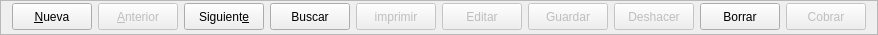
        <widget class="QFrame" name="frame_3">
         <property name="minimumSize">
          <size>
           <width>0</width>
           <height>35</height>
          </size>
         </property>
         <property name="maximumSize">
          <size>
           <width>16777215</width>
           <height>35</height>
          </size>
         </property>
         <property name="frameShape">
          <enum>QFrame::StyledPanel</enum>
         </property>
         <property name="frameShadow">
          <enum>QFrame::Raised</enum>
         </property>
         <layout class="QHBoxLayout" name="horizontalLayout">
          <property name="topMargin">
           <number>2</number>
          </property>
          <item>
           <widget class="QPushButton" name="btnAnadir">
            <property name="minimumSize">
             <size>
              <width>0</width>
              <height>27</height>
             </size>
            </property>
            <property name="text">
             <string>&amp;Nueva</string>
            </property>
            <property name="icon">
             <iconset resource="../maya.qrc">
              <normaloff>:/Icons/PNG/add.png</normaloff>:/Icons/PNG/add.png</iconset>
            </property>
            <property name="iconSize">
             <size>
              <width>24</width>
              <height>24</height>
             </size>
            </property>
           </widget>
          </item>
          <item>
           <widget class="QPushButton" name="btnAnterior">
            <property name="enabled">
             <bool>false</bool>
            </property>
            <property name="minimumSize">
             <size>
              <width>0</width>
              <height>27</height>
             </size>
            </property>
            <property name="text">
             <string>&amp;Anterior</string>
            </property>
            <property name="icon">
             <iconset resource="../maya.qrc">
              <normaloff>:/Icons/PNG/Previous.png</normaloff>:/Icons/PNG/Previous.png</iconset>
            </property>
            <property name="iconSize">
             <size>
              <width>24</width>
              <height>24</height>
             </size>
            </property>
           </widget>
          </item>
          <item>
           <widget class="QPushButton" name="btnSiguiente">
            <property name="minimumSize">
             <size>
              <width>0</width>
              <height>27</height>
             </size>
            </property>
            <property name="text">
             <string>Siguient&amp;e</string>
            </property>
            <property name="icon">
             <iconset resource="../maya.qrc">
              <normaloff>:/Icons/PNG/Next.png</normaloff>:/Icons/PNG/Next.png</iconset>
            </property>
            <property name="iconSize">
             <size>
              <width>24</width>
              <height>24</height>
             </size>
            </property>
           </widget>
          </item>
          <item>
           <widget class="QPushButton" name="btnBuscar">
            <property name="minimumSize">
             <size>
              <width>0</width>
              <height>27</height>
             </size>
            </property>
            <property name="text">
             <string>Buscar</string>
            </property>
            <property name="icon">
             <iconset resource="../maya.qrc">
              <normaloff>:/Icons/PNG/search.png</normaloff>:/Icons/PNG/search.png</iconset>
            </property>
            <property name="iconSize">
             <size>
              <width>24</width>
              <height>24</height>
             </size>
            </property>
           </widget>
          </item>
          <item>
           <widget class="QPushButton" name="btnImprimir">
            <property name="enabled">
             <bool>false</bool>
            </property>
            <property name="minimumSize">
             <size>
              <width>0</width>
              <height>27</height>
             </size>
            </property>
            <property name="text">
             <string>imprimir</string>
            </property>
            <property name="icon">
             <iconset resource="../maya.qrc">
              <normaloff>:/Icons/PNG/Print.png</normaloff>:/Icons/PNG/Print.png</iconset>
            </property>
            <property name="iconSize">
             <size>
              <width>24</width>
              <height>24</height>
             </size>
            </property>
           </widget>
          </item>
          <item>
           <widget class="QPushButton" name="btnEditar">
            <property name="enabled">
             <bool>false</bool>
            </property>
            <property name="minimumSize">
             <size>
              <width>0</width>
              <height>27</height>
             </size>
            </property>
            <property name="text">
             <string>Editar</string>
            </property>
            <property name="icon">
             <iconset resource="../maya.qrc">
              <normaloff>:/Icons/PNG/Save.png</normaloff>:/Icons/PNG/Save.png</iconset>
            </property>
            <property name="iconSize">
             <size>
              <width>24</width>
              <height>24</height>
             </size>
            </property>
            <property name="shortcut">
             <string>Ctrl+S</string>
            </property>
           </widget>
          </item>
          <item>
           <widget class="QPushButton" name="btnGuardar">
            <property name="enabled">
             <bool>false</bool>
            </property>
            <property name="minimumSize">
             <size>
              <width>0</width>
              <height>27</height>
             </size>
            </property>
            <property name="text">
             <string>Guardar</string>
            </property>
            <property name="icon">
             <iconset resource="../maya.qrc">
              <normaloff>:/Icons/PNG/Save.png</normaloff>:/Icons/PNG/Save.png</iconset>
            </property>
            <property name="iconSize">
             <size>
              <width>24</width>
              <height>24</height>
             </size>
            </property>
           </widget>
          </item>
          <item>
           <widget class="QPushButton" name="btndeshacer">
            <property name="enabled">
             <bool>false</bool>
            </property>
            <property name="minimumSize">
             <size>
              <width>0</width>
              <height>27</height>
             </size>
            </property>
            <property name="text">
             <string>Deshacer</string>
            </property>
            <property name="icon">
             <iconset resource="../maya.qrc">
              <normaloff>:/Icons/PNG/undo.png</normaloff>:/Icons/PNG/undo.png</iconset>
            </property>
           </widget>
          </item>
          <item>
           <widget class="QPushButton" name="btnBorrar">
            <property name="enabled">
             <bool>true</bool>
            </property>
            <property name="minimumSize">
             <size>
              <width>0</width>
              <height>27</height>
             </size>
            </property>
            <property name="text">
             <string>Borrar</string>
            </property>
            <property name="icon">
             <iconset resource="../maya.qrc">
              <normaloff>:/Icons/PNG/borrar.png</normaloff>:/Icons/PNG/borrar.png</iconset>
            </property>
           </widget>
          </item>
          <item>
           <widget class="QPushButton" name="btnCobrar">
            <property name="enabled">
             <bool>false</bool>
            </property>
            <property name="minimumSize">
             <size>
              <width>0</width>
              <height>27</height>
             </size>
            </property>
            <property name="text">
             <string>Cobrar</string>
            </property>
            <property name="icon">
             <iconset resource="../maya.qrc">
              <normaloff>:/Icons/PNG/Fp.png</normaloff>:/Icons/PNG/Fp.png</iconset>
            </property>
            <property name="iconSize">
             <size>
              <width>24</width>
              <height>24</height>
             </size>
            </property>
           </widget>
          </item>
         </layout>
        </widget>
